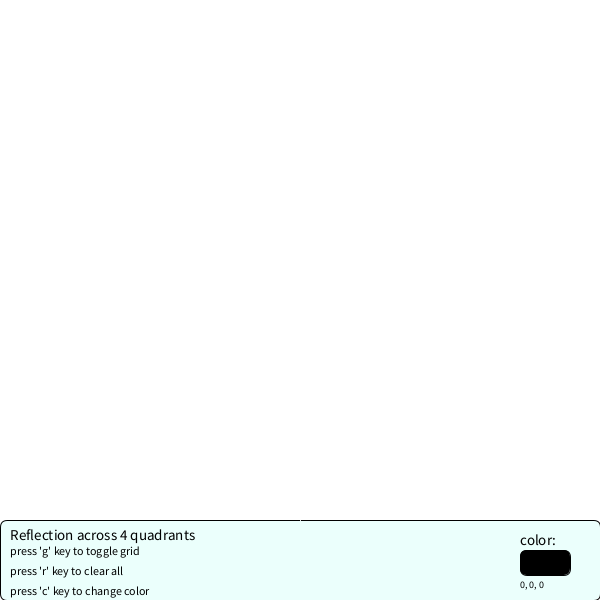
Frame 1 (no input)
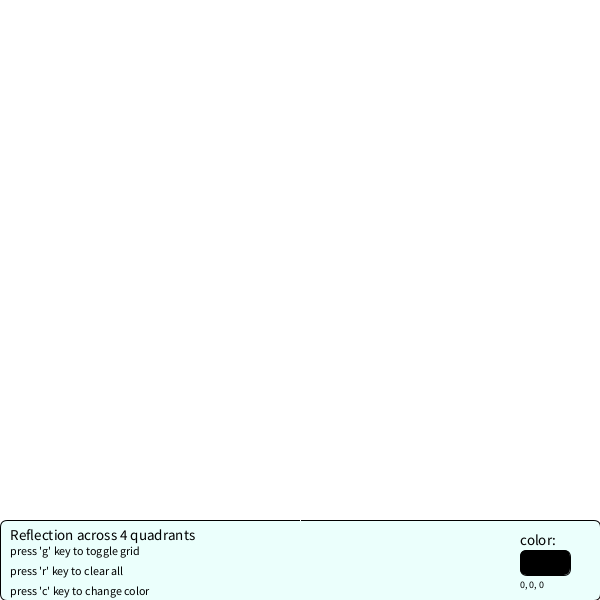
Frame 60 (the mouse pressed at the canvas centre just before this capture)
Frame 120 (the mouse held since frame 60 and released just before this capture): identical to frame 60, image omitted

The Processing sketch that drew these frames (run headless with seeded random() and noise(); from frame 60 on, the mouse is pressed at the canvas centre):

// Processing sketch: reflected_drawing__4_quadrants_
// ── reflected_drawing__4_quadrants_.pde
//color rgb
int colorR = 0;
int colorG = 0;
int colorB = 0;

//grid on/off (0 = on | 1 = off)
int gridstate = 1;

//current mouse quadrant
int quadrant = 0;

void setup() {
  size(600, 600);
  background(255, 255, 255);
  menu();
}

void draw() {
//draw grid
  if (gridstate == 0) {
    stroke(0, 0, 0);
    line(300, 0, 300, 520);
    line(0, 260, 600, 260);
  }
  else if (gridstate == 1) {
    stroke(255, 255, 255);
    line(300, 0, 300, 520);
    line(0, 260, 600, 260);
  }
  data();
}

void mouseDragged() {
  if (mouseX > 300 && mouseY < 260 && mouseY > 0) {
    quadrant = 1;
  }
  else if (mouseX < 300 && mouseY < 260) {
    quadrant = 2;
  }
  else if (mouseX < 300 && mouseY > 260 && mouseY < 520) {
    quadrant = 3;
  }
  else if (mouseX > 300 && mouseY > 260 && mouseY < 520) {
    quadrant = 4;
  }
  else if (mouseX < 0 || mouseX > 600 || mouseY < 0 || mouseY > 520) {
    quadrant = 0;
  }
  
  if (quadrant != 0) {
    noStroke();
    fill(colorR, colorG, colorB);
  }
  if (quadrant == 1) {
    noStroke();
    fill(colorR, colorG, colorB);
    circle (mouseX, mouseY, 1);
    circle (600 - mouseX, mouseY, 1);
    circle (600 - mouseX, 520 - mouseY, 1);
    circle (mouseX, 520 - mouseY, 1);
  }
  if (quadrant == 2) {
    noStroke();
    fill(colorR, colorG, colorB);
    circle (mouseX, mouseY, 1);
    circle (600 - mouseX, mouseY, 1);
    circle (600 - mouseX, 520 - mouseY, 1);
    circle (mouseX, 520 - mouseY, 1);
  }
  if (quadrant == 3) {
    noStroke();
    fill(colorR, colorG, colorB);
    circle (mouseX, mouseY, 1);
    circle (600 - mouseX, mouseY, 1);
    circle (600 - mouseX, 520 - mouseY, 1);
    circle (mouseX, 520 - mouseY, 1);
  }
  if (quadrant == 4) {
    noStroke();
    fill(colorR, colorG, colorB);
    circle (mouseX, mouseY, 1);
    circle (600 - mouseX, mouseY, 1);
    circle (600 - mouseX, 520 - mouseY, 1);
    circle (mouseX, 520 - mouseY, 1);
  }
}

void keyPressed() {
  if (key == 'g'){
    if (gridstate == 0) {
      gridstate = 1;
    }
    else if (gridstate == 1) {
      gridstate = 0;
    }
  }
  if (key == 'r') {
    clear();
    background(255, 255, 255);
    menu();
  }
  if (key == 'c') {
    fill (0, 0, 0);
    textSize(15);
    text("work in progress", 250, 550);
  }
}

void menu() {
  stroke(0, 0, 0);
  fill(235, 255, 252);
  rect(0, 520, 600, 80, 7);
  fill(0, 0, 0);
  textSize(15);
  text("Reflection across 4 quadrants", 10, 540);
  textSize(12);
  text("press 'g' key to toggle grid", 10, 555);
  text("press 'r' key to clear all", 10, 575);
  text("press 'c' key to change color", 10, 595);
  textSize(15);
  text("color:", 520, 545);
  fill(colorR, colorG, colorB);
  rect(520, 550, 50, 25, 7);
  textSize(10);
  text(colorR + ", " + colorG + ", " + colorB, 520, 588);
  
}

void data() {
  println("gridstate:" + gridstate);
  println("quadrant:" + quadrant);
  println("mouseX:" + mouseX);
  println("mouseY:" + mouseY);
}
